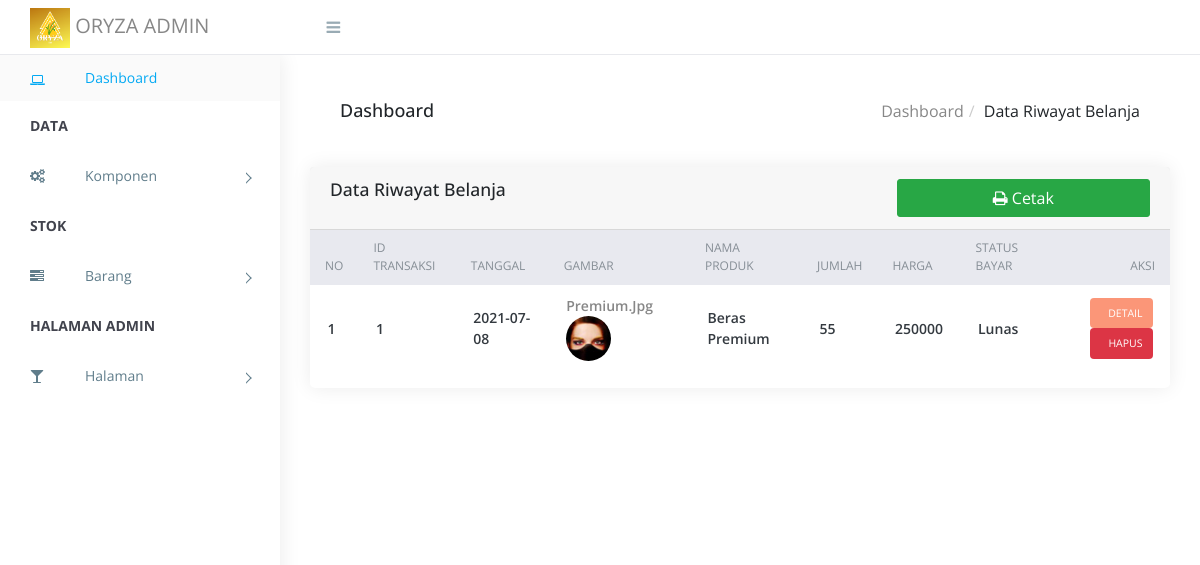
The page /admin/datariwayat.php (signed in) on the database its author committed.
### tables this page shows
CREATE TABLE `riwayat` (
  `id_transaksi` int(11) NOT NULL,
  `tanggal` date NOT NULL,
  `gambar` varchar(255) NOT NULL,
  `nama_produk` varchar(50) NOT NULL,
  `jumlah` int(100) NOT NULL,
  `harga` int(100) NOT NULL,
  `status_bayar` varchar(255) NOT NULL
);

### admin/datariwayat.php (the view, shortened to what this page needs)
<?php require_once("head.php");
     require_once("../config/koneksi.php");
  ?>
        <div class="breadcrumbs">
            <div class="breadcrumbs-inner">
                <div class="row m-0">
                    <div class="col-sm-4">
                        <div class="page-header float-left">
                            <div class="page-title">
                                <h1>Dashboard</h1>
                            </div>
                        </div>
                    </div>
                    <div class="col-sm-8">
                        <div class="page-header float-right">
                            <div class="page-title">
                                <ol class="breadcrumb text-right">
                                    <li><a href="index.php">Dashboard</a></li>
                                    <li class="active">Data Riwayat Belanja</li>
                                </ol>
                            </div>
                        </div>
                    </div>
                </div>
            </div>
        </div>
        <div class="content">
            <div class="animated fadeIn">
                <div class="row">
                    <div class="col-lg-12">
                        <div class="card">
                            <div class="card-header">
                                   <div class="row">
                                    <div class="col-lg-8">
                                        <h4 class="card-title">Data Riwayat Belanja</h4>
                                    </div>
                                    <div class="col-lg-4">
                                         <a href="cetaktransaksi.php" class="btn btn-success btn-block " style="color: white;"><i class="fa fa-print"></i> Cetak</a>
                                    </div>
                                </div>
                            </div>
                            <div class="table-stats order-table ov-h">
                                <table class="table ">
                                    <thead>
                                        <tr>
                                            <th class="serial">No</th>
                                            <th class="#">Id Transaksi</th>
                                            <th class="#">Tanggal</th>
                                            <th>Gambar</th>
                                            <th>Nama Produk</th>
                                            <th>Jumlah</th>
                                            <th>Harga</th>
                                            <th>Status Bayar</th>
                                            <th>Aksi</th>
                                        </tr>
                                    </thead>
                                    <tbody>
                                        <?php
                                            $no = 1;
                                            $call = mysqli_query($koneksi, "SELECT * FROM riwayat ORDER BY id_transaksi");
                                            $row = mysqli_num_rows($call);
                                            if($row>0){
                                                while($data = mysqli_fetch_array($call)){
                                        ?>
                                        <tr>
                                            <td class="serial"><?php echo$no;?></td>
                                            <td><span class="name"><?=$data['id_transaksi'];?></span> </td>
                                            <td><span class="date"><?=$data['tanggal'];?></span> </td>
                                              <td class="avatar">
                                                <div class="round-img">
                                                    <a href="#"><?=$data['gambar'];?><img class="rounded-circle" src="images/avatar/1.jpg" alt=""></a>
                                                </div>
                                            </td>
                                            <td><span class="product"><?=$data['nama_produk'];?></span> </td>
                                            <td><span class="count"><?=$data['jumlah'];?></span></td>
                                            <td><span class="name"><?=$data['harga'];?></span> </td>
                                            <td><span class="name"><?=$data['status_bayar'];?></span> </td>
                                            <td>
                                              <a href="detailriwayat.php?id=<?php echo $data['id_transaksi']; ?>" class="badge badge-pending"><i class="fas fa-list"></i>Detail</a>
                                              <a href="dltriwayat.php?id=<?=$data['id_transaksi'];?>" class="badge badge-danger"><i class="fas fa-trash"></i>Hapus</a>
                                            </td>
                                        </tr>
                                        <?php }}else{ ?>
                                            <tr>
                                                <td><span class="count">Tidak Ada Data</span> </td>
                                            </tr>
                                        <?php } ?>
                                    </tbody>
                                </table>
                            </div>
                        </div>
                    </div>
                        </div>
                    </div>
                </div>
        </div>
<?php require_once("footer.php"); ?>

### admin/assets/css/style.css (style rules this page uses)
body { display: table; font-family: "Open Sans", sans-serif; font-size: 16px; width: 100%; }
a, button { text-decoration: none; outline: none !important; color: #878787; -webkit-transition: all 0.25s ease; transition: all 0.25s ease; }
h1, h2, h3, h4, h5, h6 { margin: 0; }
ul, ol { padding-left: 0; }
img { max-width: 100%; }
.ov-h { overflow: hidden; }
.btn, button, input, textarea { -webkit-box-shadow: none; box-shadow: none; outline: 0 !important; }
.btn { border-radius: 3px; }
.order-table { position: relative; }
.order-table:after, .order-table:before { content: ""; position: absolute; top: 0px; height: 37px; width: 10px; background: #e8e9ef; }
.order-table:after { right: -1px; }
.order-table:before { left: -1px; }
.order-table tr th { background: #e8e9ef; }
.order-table tr td:last-child, .order-table tr th:last-child { text-align: right; }
.order-table tr:last-child td { border: none; }
.order-table .badge { color: white; padding: 10px; text-transform: uppercase; font-weight: normal; }
.order-table .badge-pending { background: #fb9678; }
.right-panel .breadcrumbs { float: left; margin-top: 30px; padding: 0 1.875em; width: 100%; }
.right-panel .breadcrumbs .breadcrumbs-inner { background-color: #fff; }
.right-panel .page-header { min-height: 50px; margin: 0px; padding: 0px 15px; background: #ffffff; border-bottom: 0px; }
.right-panel .page-header h1 { font-size: 18px; padding: 15px 0; }
.right-panel .page-header .breadcrumb { margin: 0px; padding: 13.5px 0; background: #fff; text-transform: capitalize; }
.right-panel .page-header .breadcrumb > li + li:before { padding: 0 5px; color: #ccc; content: "/\00a0"; }
.content { float: left; padding: 1.875em; width: 100%; }
.card { margin-bottom: 1.875em; border-radius: 5px; padding: 0; border: 0px solid transparent; -webkit-box-shadow: 0 0 20px rgba(0, 0, 0, 0.08); box-shadow: 0 0 20px rgba(0, 0, 0, 0.08); }
.card h4 { font-size: 1.1rem; }
.table-stats table { font-family: 'Open Sans'; }
.table-stats table th, .table-stats table td { border: none; border-bottom: 1px solid #e8e9ef; color: #868e96; font-size: 12px; font-weight: normal; padding: .75em 1.25em; text-transform: uppercase; }
.table-stats table th img, .table-stats table td img { margin-right: 10px; max-width: 45px; }
.table-stats table th .name, .table-stats table td .name { color: #343a40; font-size: 14px; text-transform: capitalize; }
.table-stats table td { color: #343a40; font-size: 14px; font-weight: 600; text-transform: capitalize; vertical-align: middle; }
.btn, .button { display: inline-block; font-weight: 400; text-align: center; white-space: nowrap; vertical-align: middle; -webkit-transition: all .15s ease-in-out; transition: all .15s ease-in-out; border-radius: 3; cursor: pointer; }

### rows shown on the page
riwayat: id_transaksi "1", tanggal "2021-07-08", gambar "Premium.jpg", nama_produk "Beras Premium", jumlah "55", harga "250000", status_bayar "Lunas"
